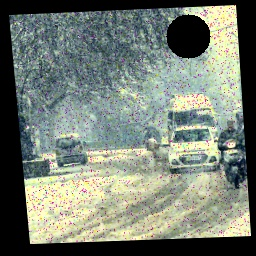
#> input picture driving_images/im001-snow.jpg, 256 x 256 px
$ python test_inpainting.py --input driving_images/im001-snow.jpg
#> lines starting #> are read from the running program, lines starting #| are printed output that depends on the picture; after the words box and inside, x2 and y2 are one past the last pixel; in counts of white or black regions, pixels touching at a corner belong together
#> in main, image is the input picture: shape (256, 256, 3); mean B, G, R 115.6, 126.8, 118.6
### patchmatch_inpainting.py
"""
Implementation of inpainting using OpenCV with PatchMatch options.
"""

import os
import os.path as osp
import sys
import cv2
import numpy as np
import subprocess
from typing import Optional, Tuple, Union

# Check if we can compile and use PyPatchMatch
PATCHMATCH_AVAILABLE = False
try:
    # Try to import the patch_match module
    sys.path.append(os.path.join(os.path.dirname(__file__), "PyPatchMatch"))
    import patch_match

    PATCHMATCH_AVAILABLE = True
    print("Successfully loaded PyPatchMatch for inpainting.")
except ImportError as e:
    print(f"Could not import PyPatchMatch: {e}")
    print("Using OpenCV inpainting instead of PyPatchMatch.")
except Exception as e:
    print(f"Error loading PyPatchMatch: {e}")
    print("Using OpenCV inpainting instead of PyPatchMatch.")


class Inpainter:
    """Class for inpainting operations using various methods."""

    def __init__(self, use_patchmatch: bool = True, patch_size: int = 5):
        """
        Initialize the inpainter.

        Args:
            use_patchmatch: Whether to use PatchMatch inpainting when available
            patch_size: Size of patches for PatchMatch algorithm
        """
        self.use_patchmatch = use_patchmatch and PATCHMATCH_AVAILABLE
        self.patch_size = patch_size

    def detect_artifacts(
        self,
        image: np.ndarray,
        focus_region: Optional[Tuple[int, int, int, int]] = None,
        manual_mask: bool = False,
        threshold: int = 20,
    ) -> np.ndarray:
        """
        Detect artifacts in the image, focusing on black circles.

        Args:
            image: Input image
            focus_region: Region to focus on (x, y, width, height).
                If None, uses top-right quarter
            manual_mask: If True, create a manual test mask in top-right
            threshold: Brightness threshold for detecting dark regions (0-255)

        Returns:
            Binary mask where white pixels (255) represent artifacts
        """
#> called with manual_mask = False, threshold = 15
        # Make a copy of the image
        img = image.copy()
        h, w = img.shape[:2]
#> h = 256; w = 256

        # Option to create a manual mask for testing purposes
        if manual_mask:
            # Analyze the image to find the actual black circle
            # First convert to grayscale
            gray = cv2.cvtColor(img, cv2.COLOR_BGR2GRAY)

            # Create a binary mask of very dark pixels
            # Binarize dark pixels
            _, binary = cv2.threshold(gray, threshold, 255, cv2.THRESH_BINARY_INV)

            # Find contours of dark regions
            contours, _ = cv2.findContours(
                binary, cv2.RETR_EXTERNAL, cv2.CHAIN_APPROX_SIMPLE
            )

            # Sort contours by area, largest first
            contours = sorted(contours, key=cv2.contourArea, reverse=True)

            # Create the mask
            mask = np.zeros((h, w), dtype=np.uint8)

            # Find the largest contour in the top-right quarter
            # that has reasonable circularity
            for contour in contours:
                # Calculate centroid
                M = cv2.moments(contour)
                if M["m00"] == 0:
                    continue

                cx = int(M["m10"] / M["m00"])
                cy = int(M["m01"] / M["m00"])

                # Check if contour is in top-right quarter
                if cx > w / 2 and cy < h / 2:
                    # Calculate circularity
                    area = cv2.contourArea(contour)
                    perimeter = cv2.arcLength(contour, True)

                    if perimeter == 0:
                        continue

                    circularity = 4 * np.pi * area / (perimeter * perimeter)

                    # If it's reasonably circular and large enough, use i
                    if circularity > 0.4 and area > 100:
                        cv2.drawContours(mask, [contour], -1, 255, -1)
                        # Dilate to ensure full coverage
                        kernel = np.ones((5, 5), np.uint8)
                        mask = cv2.dilate(mask, kernel, iterations=1)
                        return mask

            # If no contour was found, create a small circle in the top-right
            # (This is just a fallback for testing)
            if cv2.countNonZero(mask) == 0:
                center = (w - 50, 50)  # Top-right position
                cv2.circle(mask, center, 20, 255, -1)  # Draw a filled circle

            return mask

        # Default to top-right quarter if no focus region is provided
        if focus_region is None:
            focus_region = (w // 2, 0, w // 2, h // 2)
#> focus_region = (128, 0, 128, 128)

        # Extract the focus region
        x, y, width, height = focus_region
#> x = 128; y = 0; width = 128; height = 128
        focus_img = img[y : y + height, x : x + width]
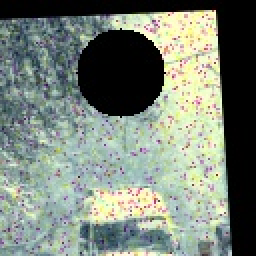
#> focus_img: shape (128, 128, 3) (shown 2 times larger); mean B, G, R 120.8, 131.9, 121.8

        # Convert to grayscale
        gray = cv2.cvtColor(focus_img, cv2.COLOR_BGR2GRAY)
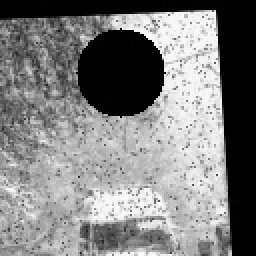
#> gray: shape (128, 128) (shown 2 times larger); min 0, max 251, mean 127.6

        # Apply multiple thresholds to catch different artifact intensities
        masks = []

        # Threshold 1: Very dark regions (black artifacts)
        _, binary1 = cv2.threshold(gray, threshold, 255, cv2.THRESH_BINARY_INV)
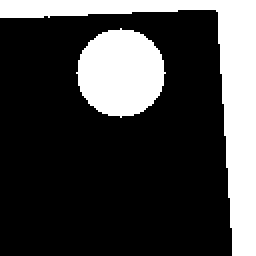
#> binary1: shape (128, 128) (shown 2 times larger); 26.2% white; 2 white regions, box (x1, y1, x2, y2) and area: (0, 0, 128, 128) 2780, (38, 14, 83, 59) 1517
        masks.append(binary1)

        # Threshold 2: Medium dark regions
        # Medium threshold for slightly darker pixels
        t2 = threshold + 10
        _, binary2 = cv2.threshold(gray, t2, 255, cv2.THRESH_BINARY_INV)
#> binary2: shape (128, 128); 26.3% white; 2 white regions
        masks.append(binary2)

        # Combine all masks
        combined_mask = np.zeros_like(gray)
        for mask in masks:
            combined_mask = cv2.bitwise_or(combined_mask, mask)
#> this loop made 2 passes

        # Find contours in the binary image
        contours, _ = cv2.findContours(
            combined_mask, cv2.RETR_EXTERNAL, cv2.CHAIN_APPROX_SIMPLE
        )
#> contours = 2 contours; box (x1, y1, x2, y2) and area: (0, 0, 128, 128) 2544, (38, 14, 83, 59) 1454

        # Create a mask for the artifacts
        mask = np.zeros_like(gray)

        # Filter contours based on area and circularity
        for contour in contours:
            area = cv2.contourArea(contour)
            perimeter = cv2.arcLength(contour, True)

            # Avoid division by zero
            if perimeter == 0:
                continue

            # Calculate circularity: 4*pi*area/perimeter^2
            circularity = 4 * np.pi * area / (perimeter * perimeter)

            # More relaxed criteria to catch more potential artifacts
            if area > 100 and circularity > 0.4:
                cv2.drawContours(mask, [contour], -1, 255, -1)
#> this loop made 2 passes
#> (area, perimeter, circularity) on passes 1 to 2: (1454, 145.5, 0.863), (2544, 510.6, 0.123)
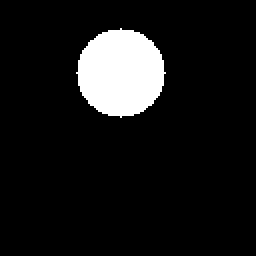
#> mask: shape (128, 128) (shown 2 times larger); 9.3% white; 1 white region, box (x1, y1, x2, y2) and area: (38, 14, 83, 59) 1517

        # Create full-size mask
        full_mask = np.zeros((img.shape[0], img.shape[1]), dtype=np.uint8)
        full_mask[y : y + height, x : x + width] = mask
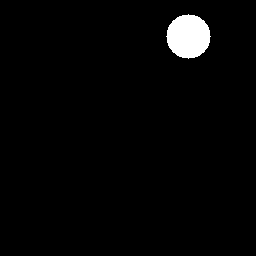
#> full_mask: shape (256, 256); 2.3% white; 1 white region, box (x1, y1, x2, y2) and area: (166, 14, 211, 59) 1517

        # Dilate the mask to ensure complete coverage of artifacts
        kernel = np.ones((5, 5), np.uint8)
        full_mask = cv2.dilate(full_mask, kernel, iterations=1)
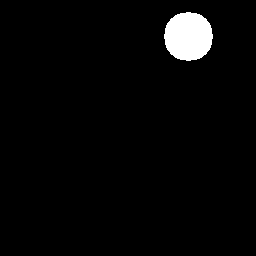
#> full_mask: shape (256, 256); 2.9% white; 1 white region, box (x1, y1, x2, y2) and area: (164, 12, 213, 61) 1893

        return full_mask

    def inpaint_image(
        self,
        image: np.ndarray,
        mask: Optional[np.ndarray] = None,
        auto_detect: bool = True,
    ) -> np.ndarray:
        """
        Inpaint an image to remove artifacts.

        Args:
            image: Input image
            mask: Binary mask where white pixels (255) represent areas to inpaint.
                  If None and auto_detect is True, mask will be generated automatically.
            auto_detect: Whether to automatically detect artifacts if mask is None

        Returns:
            Inpainted image
        """
        # Generate mask if not provided
        if mask is None and auto_detect:
            mask = self.detect_artifacts(image)

        # If no mask is provided and auto_detect is False, return the original image
        if mask is None:
            return image.copy()

        # Ensure mask has proper shape
        if len(mask.shape) == 3 and mask.shape[2] == 3:
            mask = cv2.cvtColor(mask, cv2.COLOR_BGR2GRAY)

        # Check if PatchMatch is available and should be used
        if self.use_patchmatch and PATCHMATCH_AVAILABLE:
            try:
                # Use PatchMatch inpainting
                print("Using PyPatchMatch for inpainting...")
                # Convert OpenCV BGR to RGB for PyPatchMatch
                image_rgb = cv2.cvtColor(image, cv2.COLOR_BGR2RGB)

                # Call the PatchMatch inpainting function
                result_rgb = patch_match.inpaint(
                    image_rgb, mask, patch_size=self.patch_size
                )

                # Convert back to BGR for OpenCV
                result = cv2.cvtColor(result_rgb, cv2.COLOR_RGB2BGR)
                return result
            except Exception as e:
                print(f"PyPatchMatch inpainting failed: {e}")
                print("Falling back to OpenCV inpainting...")

        # If PatchMatch is not available or failed, use OpenCV inpainting methods
        # We'll try multiple inpainting methods and return the best resul

        # Method 1: Telea algorithm - fast but less accurate
        telea_result = cv2.inpaint(image, mask, 3, cv2.INPAINT_TELEA)

        # Method 2: Navier-Stokes algorithm - slower but sometimes better quality
        ns_result = cv2.inpaint(image, mask, 3, cv2.INPAINT_NS)

        # Method 3: Fast Marching Method - another approach
        try:
            # Extended inpainting with larger radius
            fmm_result = cv2.inpaint(image, mask, 5, cv2.INPAINT_TELEA)
        except Exception:
            # If it fails, use telea_result as fallback
            fmm_result = telea_result

        # Choose the result based on variance in the inpainted region
        # Higher variance usually means more natural-looking results

        # Create a mask for evaluating the inpainted region
        dilated_mask = cv2.dilate(
            mask, cv2.getStructuringElement(cv2.MORPH_ELLIPSE, (5, 5))
        )

        # Calculate variance in the inpainted regions
        telea_var = cv2.meanStdDev(telea_result, mask=dilated_mask)[1].mean()
        ns_var = cv2.meanStdDev(ns_result, mask=dilated_mask)[1].mean()
        fmm_var = cv2.meanStdDev(fmm_result, mask=dilated_mask)[1].mean()

        # Choose the result with the highest variance
        if telea_var >= ns_var and telea_var >= fmm_var:
            return telea_result
        elif ns_var >= telea_var and ns_var >= fmm_var:
            return ns_result
        else:
            return fmm_result


# For standalone testing
# [53 lines that do not run on import are left out]

### test_inpainting.py
#!/usr/bin/env python3
"""
Simple script to test the inpainting functionality.
"""

import os
import argparse
import cv2
import numpy as np
from patchmatch_inpainting import Inpainter

def main():
    # Parse command line arguments
    parser = argparse.ArgumentParser(description="Test inpainting functionality")
    parser.add_argument("--input", required=True, help="Input image path")
    parser.add_argument("--output", default="inpainted_output.jpg", help="Output image path")
    parser.add_argument("--method", choices=["patchmatch", "opencv"], default="patchmatch",
                        help="Inpainting method")
    parser.add_argument("--patch-size", type=int, default=5, help="Patch size for PatchMatch")
    parser.add_argument("--debug", action="store_true", help="Save debug images")

    args = parser.parse_args()

    # Read input image
    print(f"Reading image: {args.input}")
    image = cv2.imread(args.input)
    if image is None:
        print(f"Failed to read image: {args.input}")
        exit(1)

    # Create inpainter
    print(f"Using method: {args.method} with patch size: {args.patch_size}")
    inpainter = Inpainter(
        use_patchmatch=(args.method == "patchmatch"),
        patch_size=args.patch_size
    )

    # Detect artifacts
    print("Detecting artifacts...")

    # Find the actual black circles, not using a manual mask
    mask = inpainter.detect_artifacts(image, threshold=15)

    # Count non-zero pixels in mask to check if anything was detected
    non_zero = cv2.countNonZero(mask)
#> non_zero = 1893
    print(f"Detected {non_zero} pixels to inpaint ({non_zero/(mask.shape[0]*mask.shape[1])*100:.2f}% of image)")
#| Detected 1893 pixels to inpaint (2.89% of image)

    if non_zero == 0:
        print("No artifacts detected. Exiting.")
        exit(0)

    # Inpaint image
    print("Inpainting image...")
    result = inpainter.inpaint_image(image, mask)

    # Create output directory if needed
    output_dir = os.path.dirname(args.output)
    if output_dir and not os.path.exists(output_dir):
        os.makedirs(output_dir)

    # Save result
    print(f"Saving result to: {args.output}")
    cv2.imwrite(args.output, result)

    # Save debug images if requested
    if args.debug:
        base_name = os.path.splitext(args.output)[0]

        # Save mask
        mask_path = f"{base_name}_mask.png"
        print(f"Saving mask to: {mask_path}")
        cv2.imwrite(mask_path, mask)

        # Visualize mask on image
        mask_vis = image.copy()
        mask_vis[mask > 0] = [0, 0, 255]  # Mark mask in red
        mask_vis_path = f"{base_name}_mask_vis.png"
        print(f"Saving mask visualization to: {mask_vis_path}")
        cv2.imwrite(mask_vis_path, mask_vis)

        # Save before/after comparison
        comparison = np.hstack((image, result))
        comparison_path = f"{base_name}_comparison.png"
        print(f"Saving before/after comparison to: {comparison_path}")
        cv2.imwrite(comparison_path, comparison)

    print("Inpainting completed successfully!")

if __name__ == "__main__":
    main()
#> (the call stopped at in inpaint_image, `result_rgb = patch_match.inpaint( image_rgb, mask, patch_size=self.pat..`: patch_match is not available in this run)

$ run again, on driving_images/im003-snow.jpg
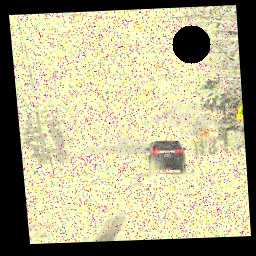
#> input picture driving_images/im003-snow.jpg, 256 x 256 px
#> in main, image is the input picture: shape (256, 256, 3); mean B, G, R 141.2, 175.2, 181
#> in detect_artifacts, `_, binary1 = cv2.threshold(gray, threshold, 255, cv2.THRESH_BINARY_INV)`:
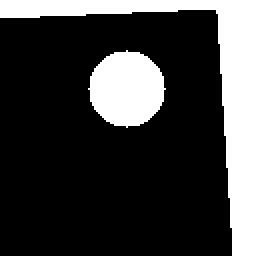
#> binary1: shape (128, 128) (shown 2 times larger); 23.8% white; 2 white regions, box (x1, y1, x2, y2) and area: (0, 0, 128, 128) 2778, (44, 25, 83, 64) 1129
#> binary2: shape (128, 128); 23.9% white; 2 white regions
#> the loop in detect_artifacts, `for mask in masks:` made 2 passes
#> contours = 2 contours; box (x1, y1, x2, y2) and area: (0, 0, 128, 128) 2538, (44, 25, 83, 64) 1076
#> the loop in detect_artifacts, `for contour in contours:` made 2 passes
#> (area, perimeter, circularity) on passes 1 to 2: (1076, 123.9, 0.881), (2537.5, 509.2, 0.123)
#> in detect_artifacts, `full_mask = cv2.dilate(full_mask, kernel, iterations=1)`:
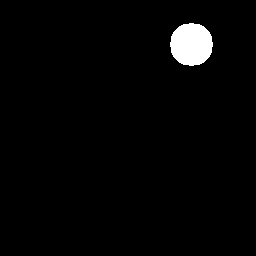
#> full_mask: shape (256, 256); 2.2% white; 1 white region, box (x1, y1, x2, y2) and area: (170, 23, 213, 66) 1457
#> non_zero = 1457
#| Detected 1457 pixels to inpaint (2.22% of image)

$ run again, on driving_images/im004-snow.jpg
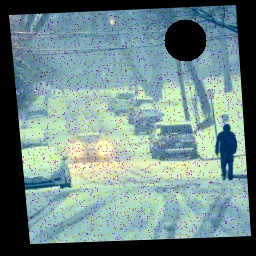
#> input picture driving_images/im004-snow.jpg, 256 x 256 px
#> in main, image is the input picture: shape (256, 256, 3); mean B, G, R 136.2, 136.9, 111.5
#> in detect_artifacts, `_, binary1 = cv2.threshold(gray, threshold, 255, cv2.THRESH_BINARY_INV)`:
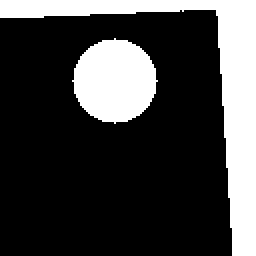
#> binary1: shape (128, 128) (shown 2 times larger); 25.4% white; 2 white regions, box (x1, y1, x2, y2) and area: (0, 0, 128, 128) 2790, (36, 19, 79, 62) 1373
#> binary2: shape (128, 128); 25.5% white; 2 white regions
#> the loop in detect_artifacts, `for mask in masks:` made 2 passes
#> contours = 2 contours; box (x1, y1, x2, y2) and area: (0, 0, 128, 128) 2552, (36, 19, 79, 62) 1314
#> the loop in detect_artifacts, `for contour in contours:` made 2 passes
#> (area, perimeter, circularity) on passes 1 to 2: (1314, 137.5, 0.873), (2552.5, 510, 0.123)
#> in detect_artifacts, `full_mask = cv2.dilate(full_mask, kernel, iterations=1)`:
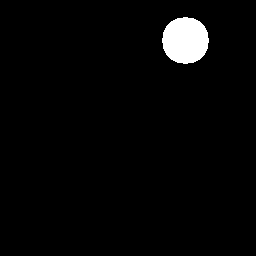
#> full_mask: shape (256, 256); 2.6% white; 1 white region, box (x1, y1, x2, y2) and area: (162, 17, 209, 64) 1733
#> non_zero = 1733
#| Detected 1733 pixels to inpaint (2.64% of image)

$ run again, on driving_images/im010-snow.jpg
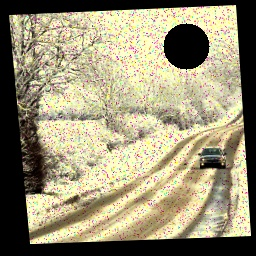
#> input picture driving_images/im010-snow.jpg, 256 x 256 px
#> in main, image is the input picture: shape (256, 256, 3); mean B, G, R 117.6, 145.9, 153.7
#> in detect_artifacts, `_, binary1 = cv2.threshold(gray, threshold, 255, cv2.THRESH_BINARY_INV)`:
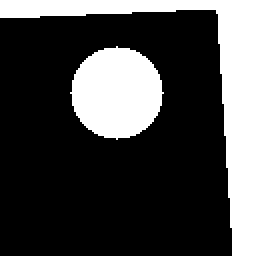
#> binary1: shape (128, 128) (shown 2 times larger); 27% white; 2 white regions, box (x1, y1, x2, y2) and area: (0, 0, 128, 128) 2776, (35, 23, 82, 70) 1653
#> binary2: shape (128, 128); 27.1% white; 2 white regions
#> the loop in detect_artifacts, `for mask in masks:` made 2 passes
#> contours = 2 contours; box (x1, y1, x2, y2) and area: (0, 0, 128, 128) 2536, (35, 23, 82, 70) 1588
#> the loop in detect_artifacts, `for contour in contours:` made 2 passes
#> (area, perimeter, circularity) on passes 1 to 2: (1588, 151.2, 0.873), (2535.5, 508.4, 0.123)
#> in detect_artifacts, `full_mask = cv2.dilate(full_mask, kernel, iterations=1)`:
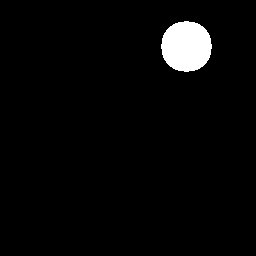
#> full_mask: shape (256, 256); 3.1% white; 1 white region, box (x1, y1, x2, y2) and area: (161, 21, 212, 72) 2045
#> non_zero = 2045
#| Detected 2045 pixels to inpaint (3.12% of image)
